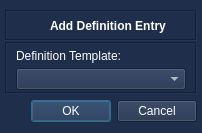
<?xml version="1.0" encoding="UTF-8"?>
<ui version="4.0">
 <class>NodeDialog</class>
 <widget class="QDialog" name="NodeDialog">
  <property name="geometry">
   <rect>
    <x>0</x>
    <y>0</y>
    <width>202</width>
    <height>133</height>
   </rect>
  </property>
  <property name="windowTitle">
   <string>New Definition</string>
  </property>
  <property name="windowIcon">
   <iconset resource="Resources.qrc">
    <normaloff>:/graphics/icon-stack.png</normaloff>:/graphics/icon-stack.png</iconset>
  </property>
  <property name="whatsThis">
   <string notr="true"/>
  </property>
  <property name="styleSheet">
   <string notr="true">QWidget{
background-color: rgb(31, 46, 74);
color: rgb(255,255,255);
}

QScrollBar:vertical{
	width:  12px;
	background-color: rgb(31, 24, 38);
	margin: 0px 0px 0px 0px;
}
QScrollBar:handle{
	min-height: 45px;
	border-radius: 4px;
	background-color: rgb(40, 59, 93);
}
QScrollBar:arrow{
	border-radius: 4px;
	background-color: rgb(50, 69, 103);
}
QScrollBar:handle:hover{
	border-radius: 4px;
	background-color: rgb(60, 79, 113);
}
QScrollBar::sub-page:vertical {
    background-color: rgb(20, 31, 50)
}

QScrollBar::add-page:vertical {
    background-color: rgb(20, 31, 50)
}</string>
  </property>
  <layout class="QGridLayout" name="gridLayout">
   <property name="leftMargin">
    <number>5</number>
   </property>
   <property name="topMargin">
    <number>8</number>
   </property>
   <property name="rightMargin">
    <number>5</number>
   </property>
   <property name="verticalSpacing">
    <number>1</number>
   </property>
   <item row="4" column="1">
    <widget class="QDialogButtonBox" name="buttonBox">
     <property name="orientation">
      <enum>Qt::Horizontal</enum>
     </property>
     <property name="standardButtons">
      <set>QDialogButtonBox::Cancel|QDialogButtonBox::Ok</set>
     </property>
    </widget>
   </item>
   <item row="2" column="0" colspan="2">
    <widget class="QFrame" name="frame">
     <property name="styleSheet">
      <string notr="true">QLineEdit {
	color: rgba(255, 255, 255, 180);
	border: 1px solid white;
	background-color: rgb(20, 31, 50);
	border-radius: 2px;
	border-color: rgb(49, 68, 101);
	alternate-background-color: rgba(31, 46, 74,70);
}</string>
     </property>
     <property name="frameShape">
      <enum>QFrame::Box</enum>
     </property>
     <property name="frameShadow">
      <enum>QFrame::Sunken</enum>
     </property>
     <layout class="QGridLayout" name="gridLayout_2">
      <property name="topMargin">
       <number>0</number>
      </property>
      <property name="bottomMargin">
       <number>0</number>
      </property>
      <property name="verticalSpacing">
       <number>0</number>
      </property>
      <item row="1" column="0" colspan="2">
       <widget class="QComboBox" name="comboBox">
        <property name="minimumSize">
         <size>
          <width>0</width>
          <height>22</height>
         </size>
        </property>
       </widget>
      </item>
      <item row="0" column="0" colspan="2">
       <widget class="QLabel" name="label_3">
        <property name="maximumSize">
         <size>
          <width>16777215</width>
          <height>20</height>
         </size>
        </property>
        <property name="font">
         <font>
          <family>Segoe UI</family>
         </font>
        </property>
        <property name="text">
         <string>Definition Template:</string>
        </property>
       </widget>
      </item>
     </layout>
    </widget>
   </item>
   <item row="1" column="0" colspan="2">
    <widget class="QFrame" name="frame_2">
     <property name="maximumSize">
      <size>
       <width>16777215</width>
       <height>31</height>
      </size>
     </property>
     <property name="frameShape">
      <enum>QFrame::Box</enum>
     </property>
     <property name="frameShadow">
      <enum>QFrame::Sunken</enum>
     </property>
     <property name="lineWidth">
      <number>1</number>
     </property>
     <property name="midLineWidth">
      <number>0</number>
     </property>
     <layout class="QHBoxLayout" name="horizontalLayout">
      <property name="spacing">
       <number>4</number>
      </property>
      <property name="leftMargin">
       <number>4</number>
      </property>
      <property name="topMargin">
       <number>0</number>
      </property>
      <property name="rightMargin">
       <number>0</number>
      </property>
      <property name="bottomMargin">
       <number>0</number>
      </property>
      <item>
       <widget class="QLabel" name="label_4">
        <property name="maximumSize">
         <size>
          <width>35</width>
          <height>16777215</height>
         </size>
        </property>
        <property name="text">
         <string/>
        </property>
        <property name="pixmap">
         <pixmap resource="Resources.qrc">:/graphics/icon-stack.png</pixmap>
        </property>
        <property name="scaledContents">
         <bool>true</bool>
        </property>
       </widget>
      </item>
      <item>
       <widget class="QLabel" name="label_5">
        <property name="font">
         <font>
          <family>Segoe UI</family>
          <weight>75</weight>
          <bold>true</bold>
         </font>
        </property>
        <property name="frameShape">
         <enum>QFrame::NoFrame</enum>
        </property>
        <property name="text">
         <string>Add Definition Entry</string>
        </property>
        <property name="scaledContents">
         <bool>true</bool>
        </property>
        <property name="alignment">
         <set>Qt::AlignLeading|Qt::AlignLeft|Qt::AlignVCenter</set>
        </property>
       </widget>
      </item>
     </layout>
    </widget>
   </item>
   <item row="3" column="1">
    <spacer name="verticalSpacer">
     <property name="orientation">
      <enum>Qt::Vertical</enum>
     </property>
     <property name="sizeType">
      <enum>QSizePolicy::Maximum</enum>
     </property>
     <property name="sizeHint" stdset="0">
      <size>
       <width>20</width>
       <height>5</height>
      </size>
     </property>
    </spacer>
   </item>
   <item row="0" column="0">
    <spacer name="verticalSpacer_2">
     <property name="orientation">
      <enum>Qt::Vertical</enum>
     </property>
     <property name="sizeType">
      <enum>QSizePolicy::Maximum</enum>
     </property>
     <property name="sizeHint" stdset="0">
      <size>
       <width>20</width>
       <height>2</height>
      </size>
     </property>
    </spacer>
   </item>
  </layout>
 </widget>
 <resources>
  <include location="Resources.qrc"/>
 </resources>
 <connections>
  <connection>
   <sender>buttonBox</sender>
   <signal>accepted()</signal>
   <receiver>NodeDialog</receiver>
   <slot>accept()</slot>
   <hints>
    <hint type="sourcelabel">
     <x>248</x>
     <y>254</y>
    </hint>
    <hint type="destinationlabel">
     <x>157</x>
     <y>274</y>
    </hint>
   </hints>
  </connection>
  <connection>
   <sender>buttonBox</sender>
   <signal>rejected()</signal>
   <receiver>NodeDialog</receiver>
   <slot>reject()</slot>
   <hints>
    <hint type="sourcelabel">
     <x>316</x>
     <y>260</y>
    </hint>
    <hint type="destinationlabel">
     <x>286</x>
     <y>274</y>
    </hint>
   </hints>
  </connection>
 </connections>
</ui>
